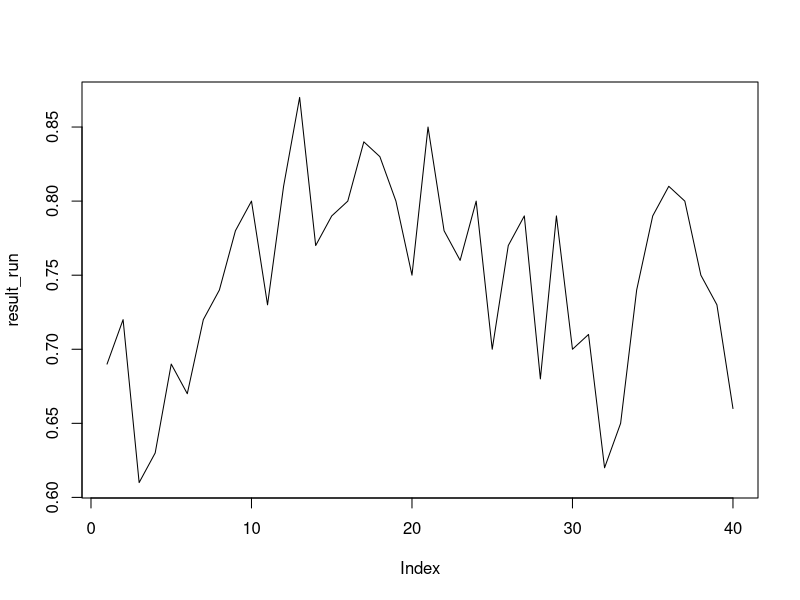

This chart was generated by the following R code: (Note: a time limit stopped this script after it produced the figure.)
# tic tac toe
#TODO: make it an shiny app
#report bug in lisp version:  (defun run) call (init)

library(purrr)

resample <- function(x, ...)
  x[sample.int(length(x), ...)]

num_rows <- 3L
num_cols <- 3L

# alpha <- 0.5
# eps <- 0.01

player_one <- 1L  #(x)
player_two <- -1L #(o)

# initializing the game
initialize <- function(init_state = 0L) {
  board <- matrix(init_state, num_rows, num_cols)
  return(board)
} ## board <- initialize(c(1,1,0,0,1,0,0,0,1))


# initializing the value table
initialize_state_value <- function(init_val = 0) {
  value_table <- rep(init_val, 512 * 512)
  value_table[[1]] <- 0.5
  return(value_table)
} ## value_table <- initialize_state_value(NA)


# hashing the board state
state_index <- function(board) {
  power_of_2 <- matrix(2 ^ (0:8), num_rows, num_cols) ## check this in more detail
  state_hash <- sum(power_of_2[board == player_one]) + (512 * sum(power_of_2[board == player_two])) + 1
  
  return(state_hash)
} ## state_index(board)


# returns the reward
reward <- function(board) {
  if (any(colSums(board) == 3L) | any(rowSums(board) == 3L) |
      any(sum(diag(board)) == 3L) |
      any(sum(diag(board[nrow(board):1, ])) == 3L)) {
    return(1)
    
  }
  else if (any(colSums(board) == -3L) | any(rowSums(board) == -3L) |
           any(sum(diag(board)) == -3L) |
           any(sum(diag(board[nrow(board):1, ])) == -3L)) {
    return(0)
  } else if (all(board != 0)) {
    return(0)
  }
  return(0.5)
}  ## reward(board)

# check for end of the game
is_done <- function(board) {
  if (any(colSums(board) == 3L) | any(rowSums(board) == 3L) |
      any(sum(diag(board)) == 3L) |
      any(sum(diag(board[nrow(board):1, ])) == 3L)) {
    return(TRUE) ## for player one
  }
  if (any(colSums(board) == -3L) | any(rowSums(board) == -3L) |
      any(sum(diag(board)) == -3L) |
      any(sum(diag(board[nrow(board):1, ])) == -3L)) {
    return(TRUE)  ## for player two
  } else if (all(board != 0)) {
    return(TRUE)  ## tie
  }
  return(FALSE) ## still games goes on!
}## is_done(board)

# getting and setting value in value table
value_get <- function(value_table, index) {
  return(value_table[[index]])
} ## value_get(value_table, state_index(board))

value_set <- function(value_table, index, value) {
  value_table[[index]] <- value
  invisible(value_table)
} ## value_table <- value_set(value_table, state_index(board), 0.13)

# next possible moves (open positions)
possible_moves <- function(board) {
  return(which(board == 0L))
} ## possible_moves(board)


next_move <- function(board, player, epsilon) {
  legal_moves <- possible_moves(board)
  if (runif(1) > epsilon) {
    # best move and also update the value of that state
    
    # iterating over 'legal_moves' and gathering their values in the 'value_table'
    values_of_legal_moves <-
      #first collecting the next possible states
      purrr::map(
        legal_moves,
        .f = next_state,
        board = board,
        player = player
      ) %>%
      # then calculating their indexes
      map_dbl(.f = state_index) %>%
      # finally getting their values
      map_dbl(.f = value_get, value_table = value_table)
    best_value <- which.max(values_of_legal_moves)
    list <- list("move" = legal_moves[best_value], "is_greedy" = T)
    return(list)
  } else {
    # exploratory move
    list <- list("move" = resample(legal_moves, 1),
                 "is_greedy" = F)
    return(list)
  }
}

# taking action in the board
next_state <- function(board, player, move){
  if (player != 1L & player != -1L)
    ## checking for correct player(+1 for player one and -1 for player two)
    stop("'player' argument in 'next_state()' must be either +1 or -1")
  
  legal_moves <- possible_moves(board)
  
  if(all(legal_moves != move))
    stop("wrong move\n choose a move from 'possible_moves()'")

  board[[move]] <- player
  val <- reward(board)
  index <- state_index(board)

  if (is.na(value_get(value_table, index)))
    value_table <<- value_set(value_table, index, val)
    invisible(board)
}

# print the board
print_board <- function(board) {
  board[board == 1L] <- "X"
  board[board == -1L] <- "O"
  board[board == 0L] <- "--"
  print(board)
} ## print_board(board)


# update the value of the states (update the 'value_table')
value_update <- function(previous_state_index, current_state_index, alpha) {
  previous_state_value <- value_get(value_table, previous_state_index)
  if(is.na(previous_state_value))
    stop("na value")
  current_state_value <- value_get(value_table, current_state_index)
  new_value <- previous_state_value + (alpha * (current_state_value - previous_state_value)) ##the update rule
  # cat("\nvalue: ", new_value, "old_val: ", previous_state_value, "current_s_val: ", current_state_value, "\n")
  value_table <- value_set(value_table, index = previous_state_index, value = new_value)
  invisible(value_table)
}


# play a full game (player_one(X) will learn and player_two(O) will act randomly)
game <- function(eps = 0.01, alpha = 0.5, verbose = F) {
  # message("starting a new game...\n")
  board <- initialize()
  if (verbose)
    print_board(board)
  while (TRUE) {
    old_state_index <- state_index(board)
    player_two_move <- next_move(board, player_two, epsilon = 1)  #epsilon sets to 1 to act randomly
    board <- next_state(board, player = player_two, move = player_two_move$move) #player_two(O) move
    if (is_done(board)) {
      if (verbose)
        print_board(board)
      
      current_state_index <- state_index(board)
      value_table <<- value_update(old_state_index, current_state_index, alpha)
      return(value_get(value_table, current_state_index))
    }
    
    player_one_move <- next_move(board, player = player_one, epsilon = eps)
    board <- next_state(board, player = player_one, move = player_one_move$move)
    if(player_one_move$is_greedy){
      current_state <- state_index(board)
      value_table <<- value_update(old_state_index, current_state, alpha)
    }
    if (verbose)
      print_board(board)
    if (is_done(board)) {
      index <- state_index(board)
      return(value_get(value_table, index))
    }
  }
}


run <- function(num_bins = 40, bin_size = 100, ...){
  value_table <<- initialize_state_value(NA)
  avg <- vector("double", num_bins)
  for(i in seq_len(num_bins)){
    temp <- vector("double", bin_size)
    for(j in seq_len(bin_size))
      temp[[j]] <- game(...)
    avg[[i]] <- print(mean(temp))
  }
  invisible(avg)
}# run()


runs <- function(num_runs = 10, num_bins = 40, bin_size = 100, ...) {
  ##CAUTION: you should make a global value_table (outside the function)
  mat <- matrix(nrow = num_runs, ncol = num_bins)
  for(i in seq_len(num_runs))
    mat[i, ] <- run(num_bins, bin_size, ...)
  
  print(colMeans(mat))
  invisible(mat)
} #runs()



## using 'game()':
value_table <- initialize_state_value(NA)
game(verbose = T)

## using 'run()'
result_run <- run(40, 100, eps = 0.01, alpha = 0.5)
plot(result_run, ty= "l")

## using 'runs()'
result_runs <- runs(10, 100, 100, eps = 0.01, alpha = 0.5)
plot(result_runs, ty= "l")
